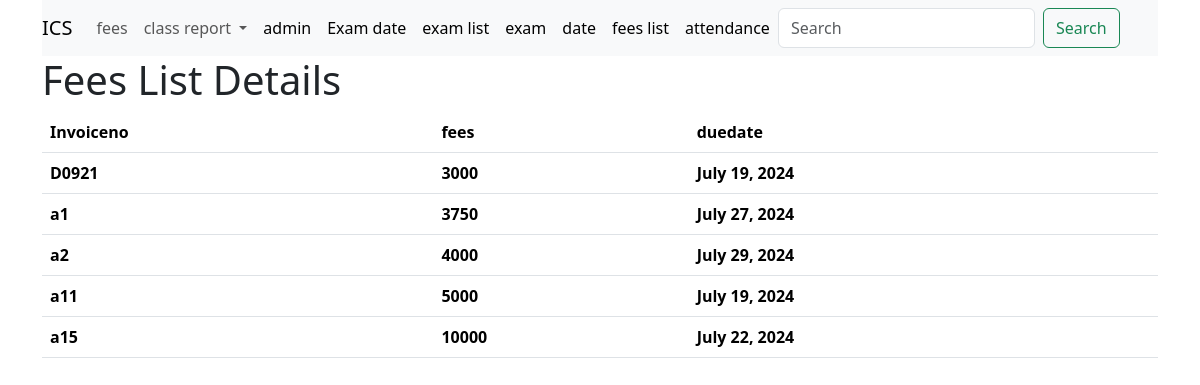
The page /feeslist on the database its author committed.
### booking/models.py (models this page shows, shortened)
class Fees(models.Model):
    Invoiceno=models.CharField(max_length=5)
    fees=models.CharField(max_length=5)
    duedate=models.DateField(max_length=5)

### booking/views.py (the view)
# urls.py: path("feeslist",views.feeslist,name="feeslist"),
def feeslist(request):
    amt=Fees.objects.all()
    data ={
        "amt":amt,
    }
    return render(request,"feeslist.html",data)

### booking/templates/feeslist.html (shortened to what this page needs)
{% extends 'theme.html' %}
{% load static %}
{% block content %}
<!DOCTYPE html>
<html lang="en">
<head>
</head>
<body>
    <h1>Fees List Details</h1>
    <table class="table">
        <thead>
            <tr>
                <th scope="col">Invoiceno</th>
                <th scope="col">fees</th>
                <th scope="col">duedate</th>
            </tr>
        </thead>
        {% for a in amt %}
        <tbody>
            <tr>
                <th scope="row">{{a.Invoiceno}}</th>
                <th>{{a.fees}}</th>
                <th>{{a.duedate}}</th>
            </tr>
        </tbody>
        {% endfor %}
    </table>
</body>
</html>
{% endblock %}

### booking/templates/theme.html (shortened to what this page needs)
{% load static %}
<!DOCTYPE html>
<html lang="en">
<head>
  <link rel="stylesheet" href="https://cdnjs.cloudflare.com/ajax/libs/bootstrap/5.3.3/css/bootstrap.min.css"
 />
</head>
<body>
  <div class="container">
    <nav class="navbar navbar-expand-lg bg-body-tertiary">
      <a class="navbar-brand" href="/">ICS</a>
      <div class="collapse navbar-collapse" id="navbarSupportedContent">
        <ul class="navbar-nav me-auto mb-2 mb-lg-0">
          <li class="nav-item">
            <a class="nav-link" href="fees">fees</a>
          </li>
          <li class="nav-item dropdown">
            <a class="nav-link dropdown-toggle" href="classreport" role="button" data-bs-toggle="class report" aria-expanded="false">
              class report
            </a>
          </li>
          <li class="nav-item">
            <a class="nav-link active" aria-current="page" href="/admin">admin</a>
          </li>
          <li class="nav-item">
            <a class="nav-link active" aria-current="page" href="exam">Exam date</a>
          </li>
          <li class="nav-item">
            <a class="nav-link active" aria-current="page" href="list">exam list</a>
          </li>
          <li class="nav-item">
            <a class="nav-link active" aria-current="page" href="/exam1">exam</a>
          </li>
          <li class="nav-item">
            <a class="nav-link active" aria-current="page" href="date">date</a>
          </li>
          <li class="nav-item">
            <a class="nav-link active" aria-current="page" href="feeslist">fees list</a>
          </li>
          <li class="nav-item">
            <a class="nav-link active" aria-current="page" href="attendance">attendance</a>
          </li
        </ul>
        <form class="d-flex" role="search">
          <input class="form-control me-2" type="search" placeholder="Search" aria-label="Search">
          <button class="btn btn-outline-success" type="submit">Search</button>
        </form>
      </div>
    </nav>
    {% block content %}
    {% endblock %}

### rows shown on the page
Fees: Invoiceno "D0921", fees "3000", duedate "July 19, 2024"
Fees: Invoiceno "a1", fees "3750", duedate "July 27, 2024"
Fees: Invoiceno "a2", fees "4000", duedate "July 29, 2024"
Fees: Invoiceno "a11", fees "5000", duedate "July 19, 2024"
Fees: Invoiceno "a15", fees "10000", duedate "July 22, 2024"
